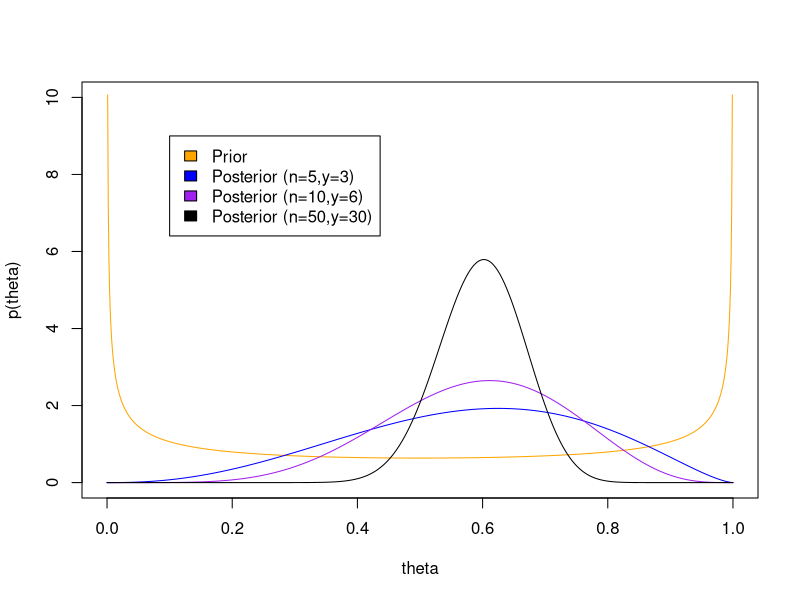
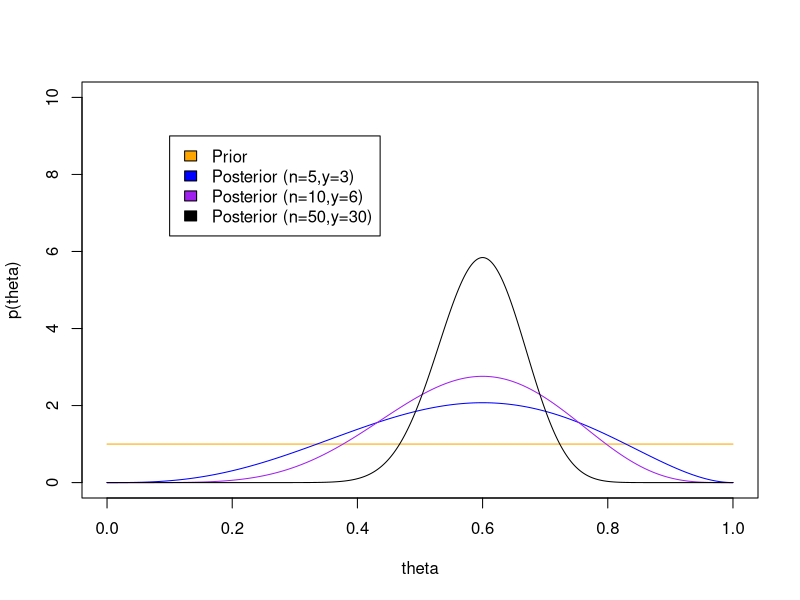

Reproduce these figures in R, in order.
## ---- chunk 1
p = seq(0, 1, length=1000)
plot(
    p, 
    dbeta(p, 1/2, 1/2), 
    type='l', 
    xlab='theta', 
    ylab='p(theta)',
    col="orange",
    ylim=c(0, 10)
)
lines(
    p, 
    dbeta(p, 1/2 + 3, 1/2 + 5 - 3),
    col='blue'
)
lines(
    p, 
    dbeta(p, 1/2 + 6, 1/2 + 10 - 6),
    col='purple'
)
lines(
    p, 
    dbeta(p, 1/2 + 30, 1/2 + 50 - 30),
    col='black'
)
legend(0.1, 9, legend=c("Prior", "Posterior (n=5,y=3)", "Posterior (n=10,y=6)", "Posterior (n=50,y=30)"),  
       fill = c("orange","blue", "purple", "black") 
)
## ---- chunk 2
a = 1/2 + 30
b = 1/2 + 50 - 30
(c(qbeta(0.025, a, b), qbeta(0.975, a, b)))
qbeta(0.975, a, b) - qbeta(0.025, a, b)
## ---- chunk 3
p = seq(0, 1, length=1000)
plot(
    p, 
    dbeta(p, 1, 1), 
    type='l', 
    xlab='theta', 
    ylab='p(theta)',
    col="orange",
    ylim=c(0, 10)
)
lines(
    p, 
    dbeta(p, 1 + 3, 1 + 5 - 3),
    col='blue'
)
lines(
    p, 
    dbeta(p, 1 + 6, 1 + 10 - 6),
    col='purple'
)
lines(
    p, 
    dbeta(p, 1 + 30, 1 + 50 - 30),
    col='black'
)
legend(0.1, 9, legend=c("Prior", "Posterior (n=5,y=3)", "Posterior (n=10,y=6)", "Posterior (n=50,y=30)"),  
       fill = c("orange","blue", "purple", "black") 
)
## ---- chunk 4
a = 1
b = 1
(c(qbeta(0.025, a, b), qbeta(0.975, a, b)))
qbeta(0.975, a, b) - qbeta(0.025, a, b)
